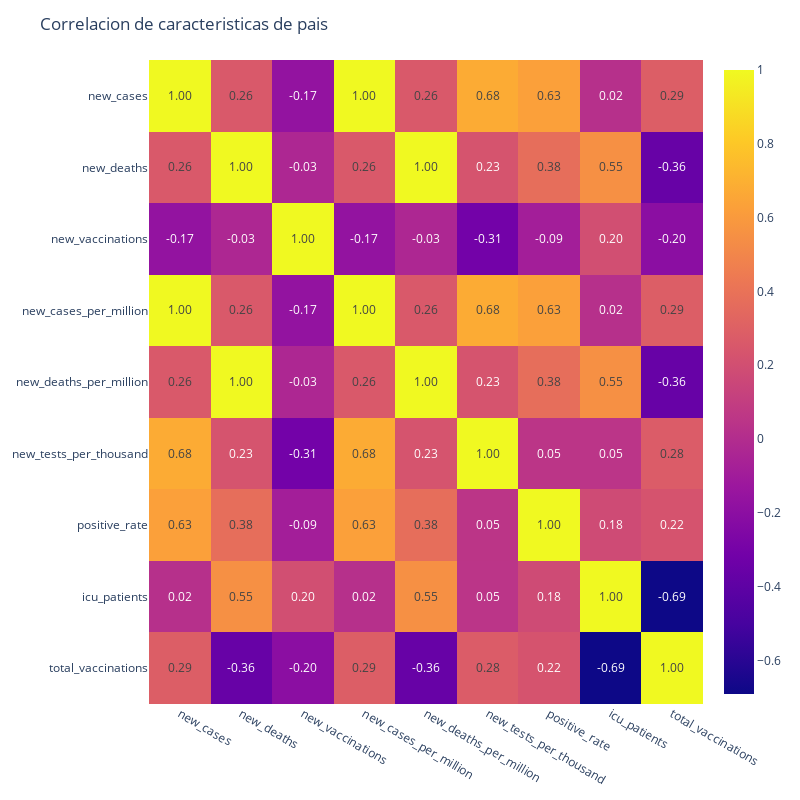

Source (notebook cell):
### Code cell
heat_plotly('Chile')

### Figure 1 — Plotly figure (JSON) as saved in the notebook; plotly's stock layout.template omitted (floating-point values rounded to 4 significant figures)
{"data": [{"coloraxis": "coloraxis", "hovertemplate": "x: %{x}<br>y: %{y}<br>color: %{z}<extra></extra>", "name": "0", "texttemplate": "%{z:.2f}", "type": "heatmap", "x": ["new_cases", "new_deaths", "new_vaccinations", "new_cases_per_million", "new_deaths_per_million", "new_tests_per_thousand", "positive_rate", "icu_patients", "total_vaccinations"], "xaxis": "x", "y": ["new_cases", "new_deaths", "new_vaccinations", "new_cases_per_million", "new_deaths_per_million", "new_tests_per_thousand", "positive_rate", "icu_patients", "total_vaccinations"], "yaxis": "y", "z": [[1, 0.2589, -0.1656, 1.0, 0.2589, 0.6761, 0.6279, 0.01849, 0.2851], [0.2589, 1, -0.03103, 0.2589, 1.0, 0.2295, 0.3775, 0.552, -0.3621], [-0.1656, -0.03103, 1, -0.1656, -0.03103, -0.3105, -0.08587, 0.2015, -0.2036], [1.0, 0.2589, -0.1656, 1, 0.2589, 0.6761, 0.6279, 0.01849, 0.2851], [0.2589, 1.0, -0.03103, 0.2589, 1, 0.2295, 0.3775, 0.552, -0.3621], [0.6761, 0.2295, -0.3105, 0.6761, 0.2295, 1, 0.05101, 0.04677, 0.2756], [0.6279, 0.3775, -0.08587, 0.6279, 0.3775, 0.05101, 1, 0.1783, 0.2248], [0.01849, 0.552, 0.2015, 0.01849, 0.552, 0.04677, 0.1783, 1, -0.6909], [0.2851, -0.3621, -0.2036, 0.2851, -0.3621, 0.2756, 0.2248, -0.6909, 1]]}], "layout": {"autosize": false, "coloraxis": {"colorscale": [[0, "#0d0887"], [0.1111, "#46039f"], [0.2222, "#7201a8"], [0.3333, "#9c179e"], [0.4444, "#bd3786"], [0.5556, "#d8576b"], [0.6667, "#ed7953"], [0.7778, "#fb9f3a"], [0.8889, "#fdca26"], [1, "#f0f921"]]}, "height": 800, "margin": {"t": 60}, "title": {"text": "Correlacion de caracteristicas de pais"}, "width": 800, "xaxis": {"anchor": "y", "domain": [0, 1]}, "yaxis": {"anchor": "x", "autorange": "reversed", "domain": [0, 1]}}}
